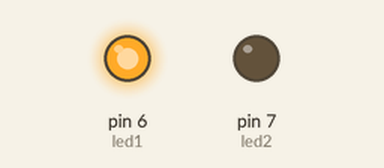
Simulated run of this sketch. Board: Arduino Uno, built with avr-gcc and run on an emulated ATmega328P. On the bench: output pins drawn as LEDs (lit = HIGH).

Above: at 0.5 s.
At 2.5 s:
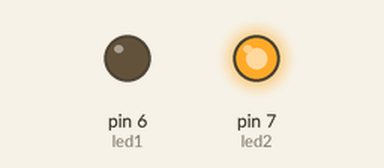
At 3.5 s:
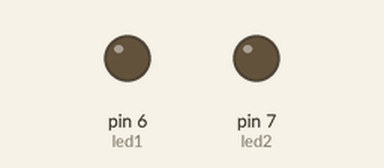
Timing chart, 0 to 5.2 s (numbered marks = the images above):
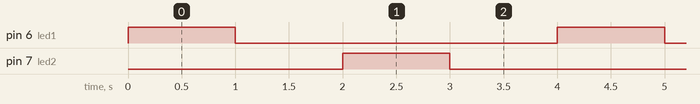

The sketch:

exercicio_21.ino
```cpp
const int led1 = 6;
const int led2 = 7;

 void setup()
 {

      pinMode(led1, OUTPUT);
      pinMode(led2, OUTPUT);
       //Serial.begin(9600);
 }


 void loop()
 {

       digitalWrite(led1, HIGH);
       delay(1000);
       digitalWrite(led1, LOW);
       delay(1000);

       digitalWrite(led2, HIGH);
       delay(1000);
       digitalWrite(led2, LOW);
       delay(1000);
 }
```

Measured:
- by itself, pin 6 (led1), pin 7 (led2): alternates HIGH for 1.0 s and LOW for 3.0 s
- by itself, everything shown: repeats every 4.0 s, in 4 steps
